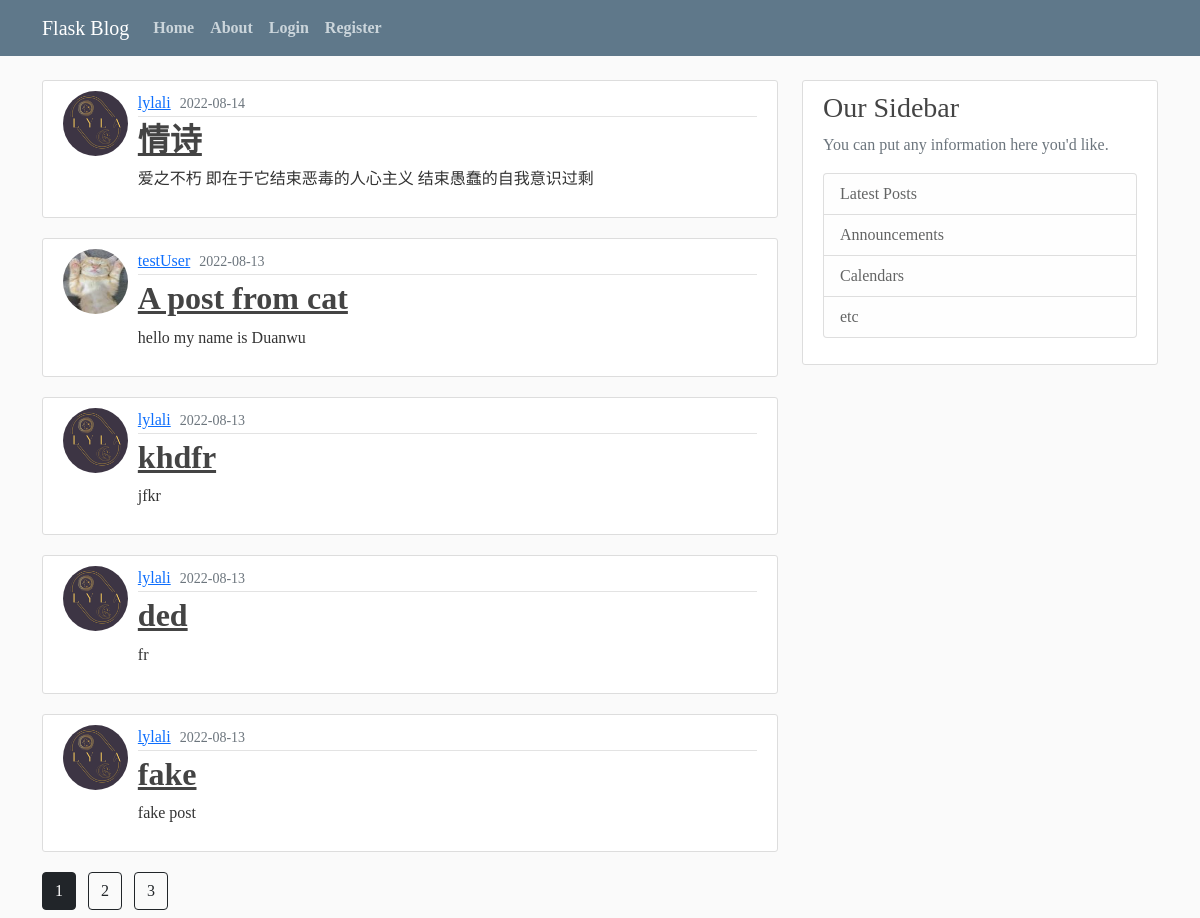
The page /home on the database its author committed.
### blog_app/models.py (models this page shows, shortened)
class Post(db.Model):
    id = db.Column(db.Integer, primary_key=True)
    title = db.Column(db.String(100), nullable=False)
    subtitle = db.Column(db.String(1000), nullable=False)
    date_posted = db.Column(db.DateTime, nullable=False, default=datetime.utcnow)
    content = db.Column(db.Text, nullable=False)
    user_id = db.Column(db.Integer, db.ForeignKey('user.id'), nullable=False)

class User(db.Model, UserMixin):
    id = db.Column(db.Integer, primary_key=True)
    username = db.Column(db.String(20), unique=True, nullable=False)
    email = db.Column(db.String(120), unique=True, nullable=False)
    img_file = db.Column(db.String(20), nullable=False, default='default.jpg')
    password = db.Column(db.String(60), nullable=False)
    posts = db.relationship('Post', backref='author', lazy=True)

### blog_app/main/routes.py (the view)
@main.route('/')
@main.route('/home')
def home():
    page_index = request.args.get('page', 1, type=int)
    posts = Post.query.order_by(Post.date_posted.desc()).paginate(page=page_index, per_page=5)
    return render_template('home.html', posts=posts)

### blog_app/templates/home.html
{% extends "layout.html" %}
{% block content %}
    {% for post in posts.items: %}
        <article class="media content-section">
            <div class="row">
                <div class="col-md-1">
                    <img class="rounded-circle article-img" src="{{ url_for('static', filename='profile_imgs/'+post.author.img_file) }}" alt="profile image">
                </div>
                <div class="media-body col" style="margin-left: 15px">
                    <div class="article-metadata">
                      <a style="margin-right: 5px" href="{{ url_for('users.user_posts', username=post.author.username)}}">{{ post.author.username }}</a>
                      <small class="text-muted">{{ post.date_posted.strftime("%Y-%m-%d") }}</small>
                    </div>
                    <h2><a class="article-title" href="{{ url_for('posts.post', post_id=post.id) }}">{{ post.title }}</a></h2>
                    <p class="article-content">{{ post.subtitle }}</p>
                </div>
            </div>
        </article>
 {% endfor %}
        {% for page_index in posts.iter_pages(left_edge=1, right_edge=1, left_current=1, right_current=2) %}
            {% if page_index %}
                {% if posts.page == page_index  %}
                    <a class="mb-2 me-2 btn btn-dark" href="{{ url_for('main.home', page=page_index) }}">{{ page_index }}</a>
                {% else %}
                    <a class="mb-2 me-2 btn btn-outline-dark" href="{{ url_for('main.home', page=page_index) }}">{{ page_index }}</a>
                {% endif %}
            {% else %}
                ...
            {% endif %}
        {% endfor %}
{% endblock content %}

### blog_app/templates/layout.html (shortened to what this page needs)
<!doctype html>
<html lang="en">
<head>
    <link href="https://cdn.jsdelivr.net/npm/bootstrap@5.1.3/dist/css/bootstrap.min.css" rel="stylesheet">
    <link rel="stylesheet" href="{{url_for('static', filename='main.css')}}">
</head>
<body>
       <header class="site-header">
      <nav class="navbar navbar-expand-md navbar-dark bg-steel fixed-top">
        <div class="container">
          <a class="navbar-brand mr-4" href="/">Flask Blog</a>
          <div class="collapse navbar-collapse" id="navbarToggle">
            <div class="navbar-nav mr-auto">
              <a class="nav-item nav-link" href="{{url_for('main.home')}}">Home</a>
              <a class="nav-item nav-link" href="{{url_for('main.about')}}">About</a>
            </div>
            <div class="navbar-nav">
                {% if current_user.is_authenticated %}
                    <a class="nav-item nav-link" href="{{url_for('posts.new_post')}}">New Post</a>
                    <a class="nav-item nav-link" href="{{url_for('users.account')}}">Account</a>
                    <a class="nav-item nav-link" href="{{url_for('users.logout')}}">Logout</a>
                {% else %}
                    <a class="nav-item nav-link" href="{{url_for('users.login')}}">Login</a>
                    <a class="nav-item nav-link" href="{{url_for('users.register')}}">Register</a>
                {% endif %}
            </div>
          </div>
        </div>
      </nav>
    </header>
    <main role="main" class="container">
      <div class="row">
        <div class="col-md-8">
            {% block content %}
            {% endblock %}
        </div>
        <div class="col-md-4">
          <div class="content-section">
            <h3>Our Sidebar</h3>
            <p class='text-muted'>
              You can put any information here you'd like.
              <ul class="list-group">
                <li class="list-group-item list-group-item-light">Latest Posts</li>
                <li class="list-group-item list-group-item-light">Announcements</li>
                <li class="list-group-item list-group-item-light">Calendars</li>
                <li class="list-group-item list-group-item-light">etc</li>
              </ul>
            </p>
          </div>
        </div>
      </div>
    </main>
</body>
</html>

### blog_app/static/main.css (style rules this page uses)
body { background: #fafafa; color: #333333; margin-top: 5rem; font-family: 'Noto Serif SC', serif; font-weight: 400; }
h1, h2, h3, h4, h5, h6 { color: #444444; }
.bg-steel { background-color: #5f788a; }
.site-header .navbar-nav .nav-link { color: #cbd5db; font-family: 'Noto Serif SC', serif; font-weight: 600; }
.content-section { background: #ffffff; padding: 10px 20px; border: 1px solid #dddddd; border-radius: 3px; margin-bottom: 20px; }
.article-title { color: #444444; font-family: 'Noto Serif SC', serif; font-weight: 600; }
.article-content { white-space: pre-line; }
.article-img { height: 65px; width: 65px; margin-right: 16px; }
.article-metadata { padding-bottom: 1px; margin-bottom: 4px; border-bottom: 1px solid #e3e3e3 }

### rows shown on the page
Post: img_file (picture), author.username "lylali", date_posted "2022-08-14", title "情诗", subtitle "爱之不朽 即在于它结束恶毒的人心主义 结束愚蠢的自我意识过剩"
Post: img_file (picture), author.username "testUser", date_posted "2022-08-13", title "A post from cat", subtitle "hello my name is Duanwu"
Post: img_file (picture), author.username "lylali", date_posted "2022-08-13", title "khdfr", subtitle "jfkr"
Post: img_file (picture), author.username "lylali", date_posted "2022-08-13", title "ded", subtitle "fr"
Post: img_file (picture), author.username "lylali", date_posted "2022-08-13", title "fake", subtitle "fake post"

### other values the page prints
{{ page_index }} "1"
{{ page_index }} "2" "3"
